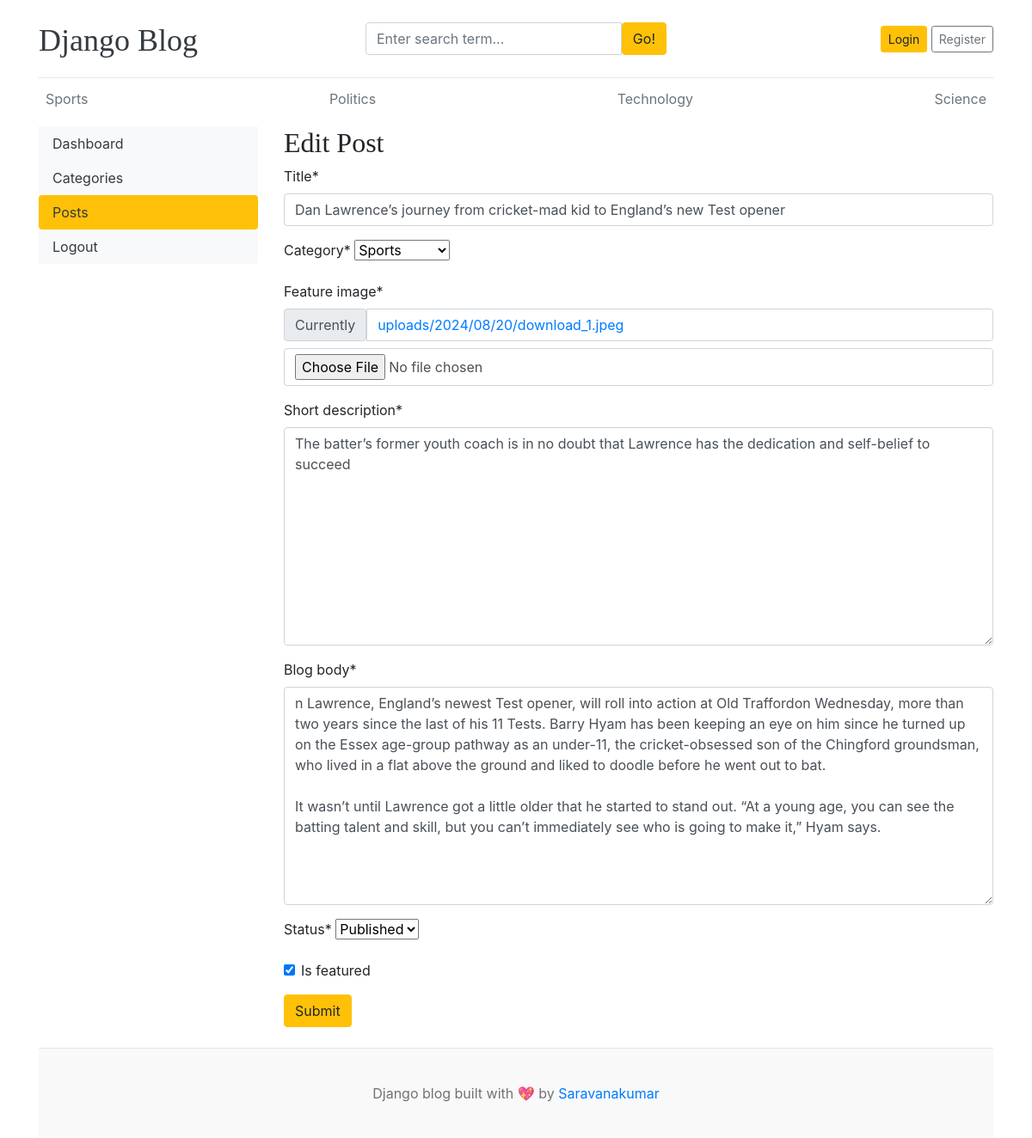
Screenshot of /dashboard/posts/edit/3/ with the database file from the repository.
### blogs/models.py (models this page shows, shortened)
class Category(models.Model):
    category_name = models.CharField(max_length=50, unique=True)
    created_at = models.DateTimeField(auto_now_add=True)
    updated_at = models.DateTimeField(auto_now=True)
    class Meta:
        verbose_name_plural = 'categories'
    def __str__(self):
        return self.category_name

class Blog(models.Model):
    title = models.CharField(max_length=100)
    slug = models.SlugField(max_length=150, unique=True, blank=True)
    category = models.ForeignKey(Category, on_delete=models.CASCADE)
    author = models.ForeignKey(User, on_delete=models.CASCADE)
    feature_image = models.ImageField(upload_to='uploads/%Y/%m/%d')
    short_description = models.TextField(max_length=500)
    blog_body = models.TextField(max_length=2000)
    status = models.CharField(max_length=20, choices=STATUS_CHOICES, default="Draft")
    is_featured = models.BooleanField(default=False)
    created_at = models.DateTimeField(auto_now_add=True)
    updated_at = models.DateTimeField(auto_now=True)

### dashboards/views.py (the view, shortened to what this page needs)
# urls.py: path('posts/edit/<int:pk>/', views.edit_post, name='edit_post'),
def edit_post(request, pk):
    post = get_object_or_404(Blog, pk=pk)
    form = BlogPostForm(instance=post)
    context = {
        'form': form,
        'post': post,
    }
    return render(request, 'dashboard/edit_post.html', context)

### templates/dashboard/forms.py
class BlogPostForm(forms.ModelForm):
    class Meta:
        model = Blog
        fields = ('title', 'category', 'feature_image', 'short_description', 'blog_body', 'status', 'is_featured')

### blogs/context_processors.py (called while the page is built)
def get_categories(request):
    categories = Category.objects.all()
    return dict(categories=categories)

def get_social_links(request):
    social_links = SocialLink.objects.all()
    return dict(social_links=social_links)

### templates/dashboard/edit_post.html (shortened to what this page needs)
{% extends 'base.html' %}
{% block content %}
{% load crispy_forms_tags %}
<div class="row">
    {% include 'dashboard/sidebar.html' %}
    <div class="col-md-9">
        <h2>Edit Post</h2>
        <form action="{% url 'edit_post' post.id %}" method="POST" enctype="multipart/form-data">
            {{ form | crispy }}
            <button type="submit" class="btn btn-warning">Submit</button>
        </form>
        <br>
    </div>
</div>
{% endblock %}

### templates/base.html (shortened to what this page needs)
{% load static %}
<!DOCTYPE html>
<html lang="en">
<head>
    <link href="https://getbootstrap.com/docs/4.0/dist/css/bootstrap.min.css" rel="stylesheet">
    <link href="{% static 'css/blog.css' %}" rel="stylesheet">
    <link rel="stylesheet" href="https://cdnjs.cloudflare.com/ajax/libs/font-awesome/4.7.0/css/font-awesome.min.css">
</head>
<body>
    <div class="container">
        <header class="blog-header py-3">
            <div class="row flex-nowrap justify-content-between align-items-center">
                <div class="col-4 pt-1">
                    <a class="blog-header-logo text-dark" href="/">Django Blog</a>
                </div>
                <div class="col-4">
                    <form action="{% url 'search' %}" method="get">
                        <div class="input-group">
                            <input class="form-control" type="text" name="keyword" value="{{ keyword }}"
                                placeholder="Enter search term..." aria-label="Enter search term..."
                                aria-describedby="button-search" />
                            <button type="submit" class="btn btn-warning" id="button-search" type="button">Go!</button>
                        </div>
                    </form>
                </div>
                <div class="col-4 d-flex justify-content-end align-items-center">
                    {% if not user.is_authenticated %}
                    <a class="btn btn-sm btn-warning" href="{% url 'login' %}">Login</a> &nbsp;
                    <a class="btn btn-sm btn-outline-secondary" href="{% url 'register' %}">Register</a>
                    {% else %}
                    {% if user.is_staff or user.is_superuser %}
                    <span><a href="{% url 'dashboard' %}">Dashboard</a></span>
                    {% endif %}
                    &emsp;
                    <span><a href="{% url 'logout' %}">Logout</a></span>
                    {% endif %}
                </div>
            </div>
        </header>
        <div class="nav-scroller py-1 mb-2">
            <nav class="nav d-flex justify-content-between">
                {% for cat in categories %}
                <a class="p-2 text-muted" href="{% url 'posts_by_category' cat.id %}">{{ cat.category_name }}</a>
                {% endfor %}
            </nav>
        </div>
        {% block content %}
        {% endblock %}
        <footer class="blog-footer">
            <p>Django blog built with 💖 by <a href="#">Saravanakumar</a></p>
        </footer>
</body>
</html>

### blog_main/static/css/blog.css (style rules this page uses)
.blog-header { border-bottom: 1px solid #e5e5e5; }
.blog-header-logo { font-family: "Playfair Display", Georgia, "Times New Roman", serif; font-size: 2.25rem; }
h1, h2, h3, h4, h5, h6 { font-family: "Playfair Display", Georgia, "Times New Roman", serif; }
.blog-footer { padding: 2.5rem 0; color: #727272; text-align: center; background-color: #f9f9f9; border-top: .05rem solid #e5e5e5; }
.blog-footer p:last-child { margin-bottom: 0; }

### rows the page displays
Category: category_name "Sports"
Category: category_name "Politics"
Category: category_name "Technology"
Category: category_name "Science"
Blog: title "Dan Lawrence’s journey from cricket-mad kid to England’s new Test opener", category "Sports", short_description "The batter’s former youth coach is in no doubt that Lawrence has the dedication and self-belief to succeed", blog_body "n Lawrence, England’s newest Test opener, will roll into action at Old Traffordon Wednesday, more than two years since the last of his 11 Tests. Barry Hyam has been keeping an eye on him since he turned up on the Essex age-group pathway as an under-11, the cricket-obsessed son of the Chingford groundsman, who lived in a flat above the ground and liked to doodle before he went out to bat. It wasn’t until Lawrence got a little older that he started to stand out. “At a young age, you can see the batting talent and skill, but you can’t immediately see who is going to make it,” Hyam says.", status "Published", is_featured "☑"
